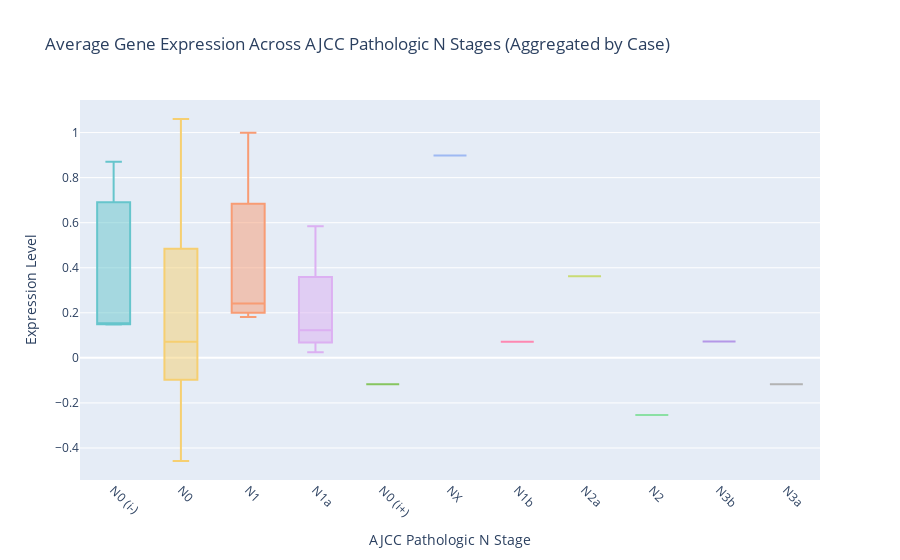

Write notebook code for a chart like this one.
### Code cell
# Filter out "Unknown" values for AJCC Pathologic N stages
filtered_data_state_n = aggregated_data[reshaped_df_drop['ajcc_pathologic_n'] != "Unknown"]

fig = px.box(
    filtered_data_state_n,
    x='ajcc_pathologic_n',
    y='Expression',
    color='ajcc_pathologic_n',  # Optional: Assign a unique color to each category
    title="Average Gene Expression Across AJCC Pathologic N Stages (Aggregated by Case)",
    labels={
        'ajcc_pathologic_n': 'AJCC Pathologic N Stage',
        'Expression': 'Expression Level'
    },
    color_discrete_sequence=px.colors.qualitative.Pastel 
)

fig.update_layout(
    xaxis_title="AJCC Pathologic N Stage",
    yaxis_title="Expression Level",
    xaxis_tickangle=45,
    showlegend=False  
)


fig.show()

### Figure 1 — Plotly figure (JSON) as saved in the notebook; plotly's stock layout.template omitted (floating-point values rounded to 4 significant figures)
{"data": [{"alignmentgroup": "True", "hovertemplate": "AJCC Pathologic N Stage=%{x}<br>Expression Level=%{y}<extra></extra>", "legendgroup": "N0 (i-)", "marker": {"color": "rgb(102, 197, 204)"}, "name": "N0 (i-)", "notched": false, "offsetgroup": "N0 (i-)", "orientation": "v", "showlegend": true, "type": "box", "x": ["N0 (i-)", "N0 (i-)", "N0 (i-)"], "x0": " ", "xaxis": "x", "y": [0.8706, 0.1483, 0.1532], "y0": " ", "yaxis": "y"}, {"alignmentgroup": "True", "hovertemplate": "AJCC Pathologic N Stage=%{x}<br>Expression Level=%{y}<extra></extra>", "legendgroup": "N0", "marker": {"color": "rgb(246, 207, 113)"}, "name": "N0", "notched": false, "offsetgroup": "N0", "orientation": "v", "showlegend": true, "type": "box", "x": ["N0", "N0", "N0", "N0", "N0", "N0", "N0", "N0", "N0", "N0", "N0", "N0", "N0", "N0", "N0", "N0", "N0", "N0", "N0", "N0", "N0", "N0", "N0", "N0"], "x0": " ", "xaxis": "x", "y": [-0.04958, -0.03456, -0.4578, -0.03797, -0.3032, -0.2155, 0.8467, 0.8473, -0.2007, -0.0954, 1.06, -0.2368, 0.1552, 0.3874, 0.1618, 0.01552, 0.08754, 0.5061, -0.09878, 0.7111, 0.3293, 0.0551, 0.5524, 0.4616], "y0": " ", "yaxis": "y"}, {"alignmentgroup": "True", "hovertemplate": "AJCC Pathologic N Stage=%{x}<br>Expression Level=%{y}<extra></extra>", "legendgroup": "N1", "marker": {"color": "rgb(248, 156, 116)"}, "name": "N1", "notched": false, "offsetgroup": "N1", "orientation": "v", "showlegend": true, "type": "box", "x": ["N1", "N1", "N1", "N1", "N1"], "x0": " ", "xaxis": "x", "y": [0.2413, 0.5793, 0.2064, 0.1814, 0.9992], "y0": " ", "yaxis": "y"}, {"alignmentgroup": "True", "hovertemplate": "AJCC Pathologic N Stage=%{x}<br>Expression Level=%{y}<extra></extra>", "legendgroup": "N1a", "marker": {"color": "rgb(220, 176, 242)"}, "name": "N1a", "notched": false, "offsetgroup": "N1a", "orientation": "v", "showlegend": true, "type": "box", "x": ["N1a", "N1a", "N1a", "N1a"], "x0": " ", "xaxis": "x", "y": [0.1114, 0.1343, 0.5844, 0.02519], "y0": " ", "yaxis": "y"}, {"alignmentgroup": "True", "hovertemplate": "AJCC Pathologic N Stage=%{x}<br>Expression Level=%{y}<extra></extra>", "legendgroup": "N0 (i+)", "marker": {"color": "rgb(135, 197, 95)"}, "name": "N0 (i+)", "notched": false, "offsetgroup": "N0 (i+)", "orientation": "v", "showlegend": true, "type": "box", "x": ["N0 (i+)"], "x0": " ", "xaxis": "x", "y": [-0.1175], "y0": " ", "yaxis": "y"}, {"alignmentgroup": "True", "hovertemplate": "AJCC Pathologic N Stage=%{x}<br>Expression Level=%{y}<extra></extra>", "legendgroup": "NX", "marker": {"color": "rgb(158, 185, 243)"}, "name": "NX", "notched": false, "offsetgroup": "NX", "orientation": "v", "showlegend": true, "type": "box", "x": ["NX"], "x0": " ", "xaxis": "x", "y": [0.8981], "y0": " ", "yaxis": "y"}, {"alignmentgroup": "True", "hovertemplate": "AJCC Pathologic N Stage=%{x}<br>Expression Level=%{y}<extra></extra>", "legendgroup": "N1b", "marker": {"color": "rgb(254, 136, 177)"}, "name": "N1b", "notched": false, "offsetgroup": "N1b", "orientation": "v", "showlegend": true, "type": "box", "x": ["N1b"], "x0": " ", "xaxis": "x", "y": [0.07181], "y0": " ", "yaxis": "y"}, {"alignmentgroup": "True", "hovertemplate": "AJCC Pathologic N Stage=%{x}<br>Expression Level=%{y}<extra></extra>", "legendgroup": "N2a", "marker": {"color": "rgb(201, 219, 116)"}, "name": "N2a", "notched": false, "offsetgroup": "N2a", "orientation": "v", "showlegend": true, "type": "box", "x": ["N2a"], "x0": " ", "xaxis": "x", "y": [0.3617], "y0": " ", "yaxis": "y"}, {"alignmentgroup": "True", "hovertemplate": "AJCC Pathologic N Stage=%{x}<br>Expression Level=%{y}<extra></extra>", "legendgroup": "N2", "marker": {"color": "rgb(139, 224, 164)"}, "name": "N2", "notched": false, "offsetgroup": "N2", "orientation": "v", "showlegend": true, "type": "box", "x": ["N2"], "x0": " ", "xaxis": "x", "y": [-0.2536], "y0": " ", "yaxis": "y"}, {"alignmentgroup": "True", "hovertemplate": "AJCC Pathologic N Stage=%{x}<br>Expression Level=%{y}<extra></extra>", "legendgroup": "N3b", "marker": {"color": "rgb(180, 151, 231)"}, "name": "N3b", "notched": false, "offsetgroup": "N3b", "orientation": "v", "showlegend": true, "type": "box", "x": ["N3b"], "x0": " ", "xaxis": "x", "y": [0.07315], "y0": " ", "yaxis": "y"}, {"alignmentgroup": "True", "hovertemplate": "AJCC Pathologic N Stage=%{x}<br>Expression Level=%{y}<extra></extra>", "legendgroup": "N3a", "marker": {"color": "rgb(179, 179, 179)"}, "name": "N3a", "notched": false, "offsetgroup": "N3a", "orientation": "v", "showlegend": true, "type": "box", "x": ["N3a"], "x0": " ", "xaxis": "x", "y": [-0.117], "y0": " ", "yaxis": "y"}], "layout": {"autosize": true, "boxmode": "overlay", "legend": {"title": {"text": "AJCC Pathologic N Stage"}, "tracegroupgap": 0}, "showlegend": false, "title": {"text": "Average Gene Expression Across AJCC Pathologic N Stages (Aggregated by Case)"}, "xaxis": {"anchor": "y", "autorange": true, "categoryarray": ["N0 (i-)", "N0", "N1", "N1a", "N0 (i+)", "NX", "N1b", "N2a", "N2", "N3b", "N3a"], "categoryorder": "array", "domain": [0, 1], "range": [-0.5, 10.5], "tickangle": 45, "title": {"text": "AJCC Pathologic N Stage"}, "type": "category"}, "yaxis": {"anchor": "x", "autorange": true, "domain": [0, 1], "range": [-0.5422, 1.145], "title": {"text": "Expression Level"}, "type": "linear"}}}
